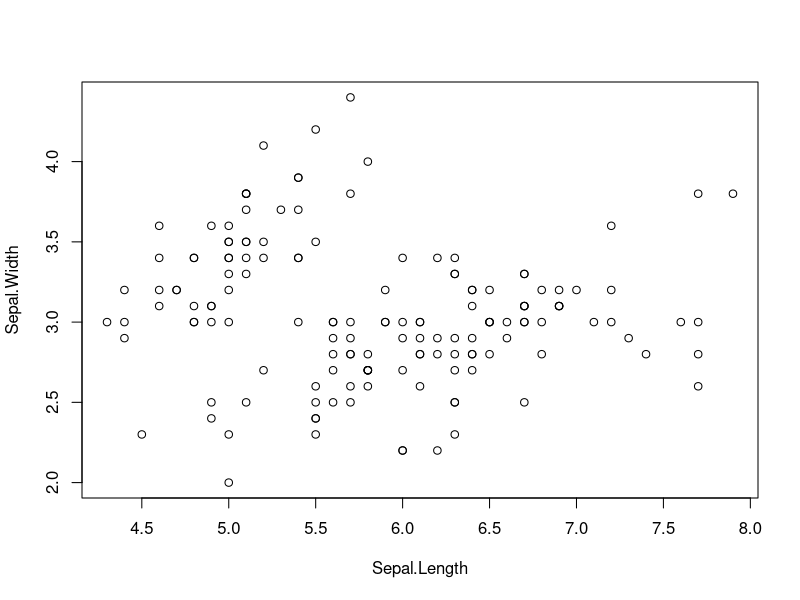
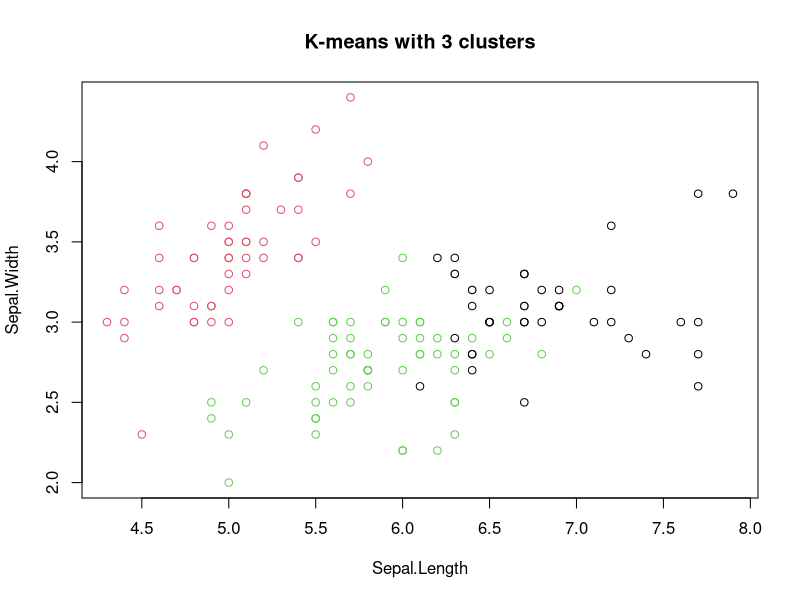
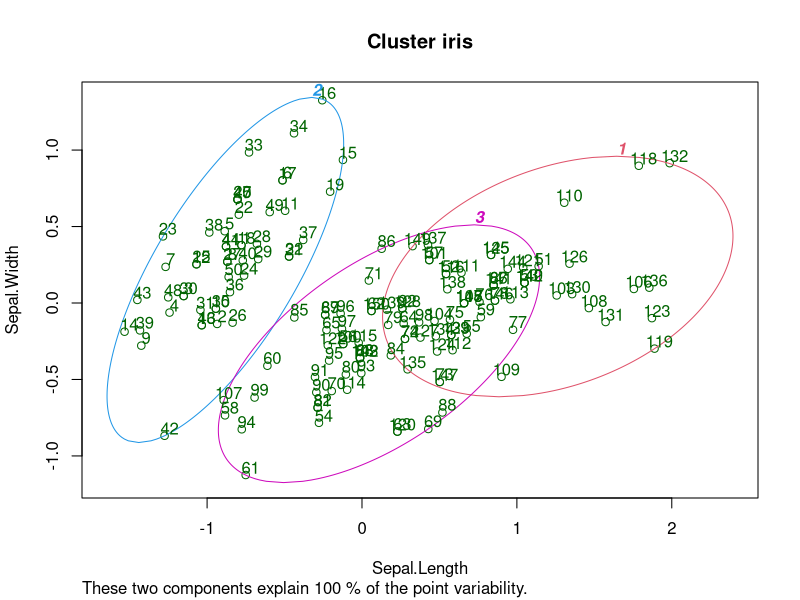

Recreate these plots in R, in order.
# Load necessary libraries
library(cluster)
library(stats)

# Display the first 6 rows of the Iris dataset
head(iris, 6)

# Display structure of the Iris dataset
str(iris)

# Remove the Species column from the dataset
iris_1 <- iris[, -5]
head(iris_1)

# Fit K-Means clustering model to the training dataset
kmeans_re <- kmeans(iris_1, centers = 3, nstart = 20)

# Display K-Means clustering results
kmeans_re
kmeans_re$size
kmeans_re$cluster
kmeans_re$centers

# Display confusion matrix and accuracy
true_species <- iris$Species
cluster_assignments <- kmeans_re$cluster
cm <- table(True = true_species, Predicted = cluster_assignments)
acc <- sum(diag(cm)) / sum(cm)
print(paste("Accuracy:", acc))

# Visualize the data and clusters
plot(iris_1[c("Sepal.Length", "Sepal.Width")])
plot(iris_1[c("Sepal.Length", "Sepal.Width")], col = kmeans_re$cluster, main = "K-means with 3 clusters")

# Visualize cluster centers
kmeans_re$centers
kmeans_re$centers[, c("Sepal.Length", "Sepal.Width")]

# Visualize clusters using clusplot
y_kmeans <- kmeans_re$cluster
clusplot(iris[c("Sepal.Length", "Sepal.Width")], y_kmeans, lines = 0, shade = FALSE, color = TRUE, 
         labels = 2, plotchar = FALSE, span = TRUE, main = "Cluster iris", xlab = 'Sepal.Length', ylab = 'Sepal.Width')
